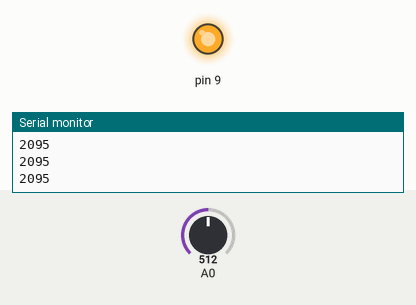
This sketch was run on a simulated Arduino Uno, built with avr-gcc and run on an emulated ATmega328P. Parts: output pins drawn as LEDs (lit = HIGH), the last lines printed to the serial monitor. Inputs (shaded band) come from the test bench; at power-on: A0 = 512.

Above: at 1.2 s.
1.3 s: A0 set to 203
2.8 s: A0 set to 180
At 3.8 s:
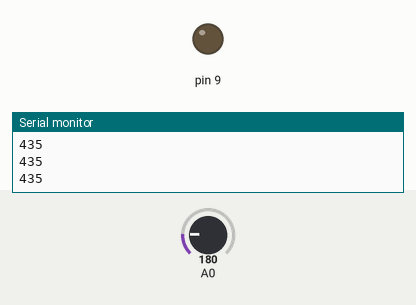
4.3 s: A0 set to 306
At 4.9 s:
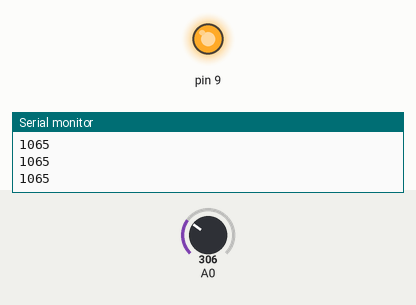
5.8 s: A0 set to 122
At 6.2 s:
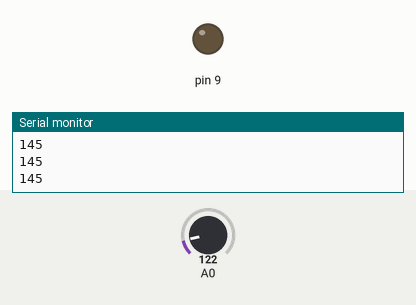
Timing chart, 0 to 8.3 s (numbered marks = the images above; inputs shaded):
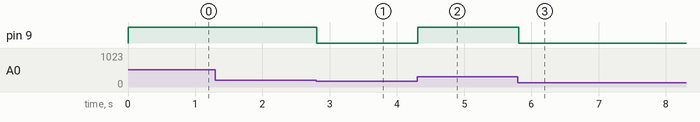

Measured:
- the behaviour switches between 194 and 193 on A0 (found by bisection; images 0 and 1)
- after the input at 2.8 s, pin 9: HIGH → LOW at once
- after the input at 4.3 s, pin 9: LOW → HIGH at once
- after the input at 5.8 s, pin 9: HIGH → LOW at once

The sketch:

flex_sensor_code.ino
```cpp
void setup() {
  // put your setup code here, to run once:
  pinMode(A0,INPUT);
  pinMode(9,OUTPUT);
  Serial.begin(9600);

}

void loop() {
  // put your main code here, to run repeatedly:
  int a = analogRead(A0);

  int b = map(a, 93, 293, 0,1000);

  Serial.println(b);

  if(b>500){
    digitalWrite(9,1);
  }
  else{
    digitalWrite(9,0);
  }

}
```
